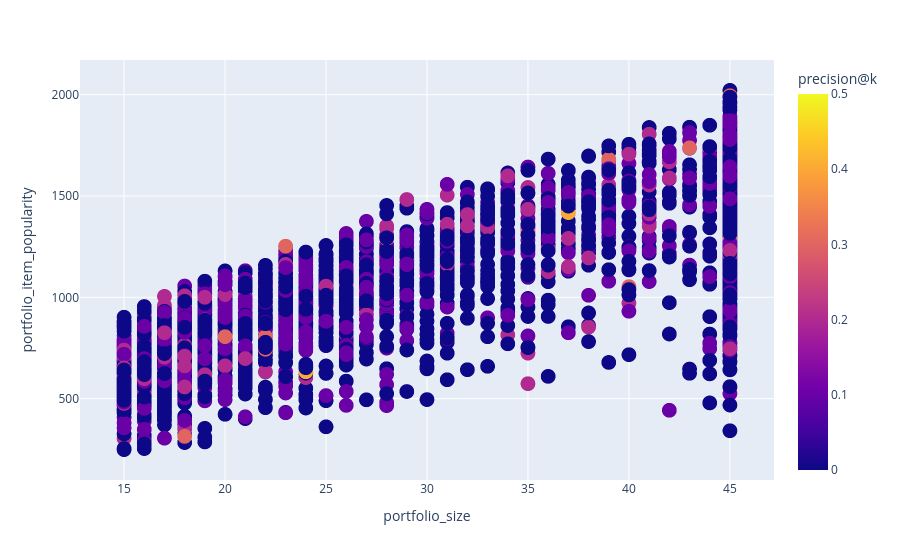

The notebook cell this image was saved under:
### Code cell
fig = px.scatter(
    results_df, 
    x="portfolio_size", 
    y="portfolio_item_popularity", 
    color = "precision@k",
    # size = "precision@k",
    # size_max = 30
    ) #symbol #, color="portfolio_size_bucket"
fig.update_traces(marker=dict(size=15))
fig.show()

### Figure 1 — Plotly figure (JSON) as saved in the notebook; plotly's stock layout.template omitted (floating-point values rounded to 4 significant figures; data arrays with more than 128 entries replaced by an {"elided": "..."} marker saying what was removed)
{"data": [{"hovertemplate": "portfolio_size=%{x}<br>portfolio_item_popularity=%{y}<br>precision@k=%{marker.color}<extra></extra>", "legendgroup": "", "marker": {"color": {"elided": "2984 float values"}, "coloraxis": "coloraxis", "size": 15, "symbol": "circle"}, "mode": "markers", "name": "", "showlegend": false, "type": "scattergl", "x": {"elided": "2984 int values"}, "xaxis": "x", "y": {"elided": "2984 float values"}, "yaxis": "y"}], "layout": {"coloraxis": {"colorbar": {"title": {"text": "precision@k"}}, "colorscale": [[0, "#0d0887"], [0.1111, "#46039f"], [0.2222, "#7201a8"], [0.3333, "#9c179e"], [0.4444, "#bd3786"], [0.5556, "#d8576b"], [0.6667, "#ed7953"], [0.7778, "#fb9f3a"], [0.8889, "#fdca26"], [1, "#f0f921"]]}, "legend": {"tracegroupgap": 0}, "margin": {"t": 60}, "xaxis": {"anchor": "y", "domain": [0, 1], "title": {"text": "portfolio_size"}}, "yaxis": {"anchor": "x", "domain": [0, 1], "title": {"text": "portfolio_item_popularity"}}}}
